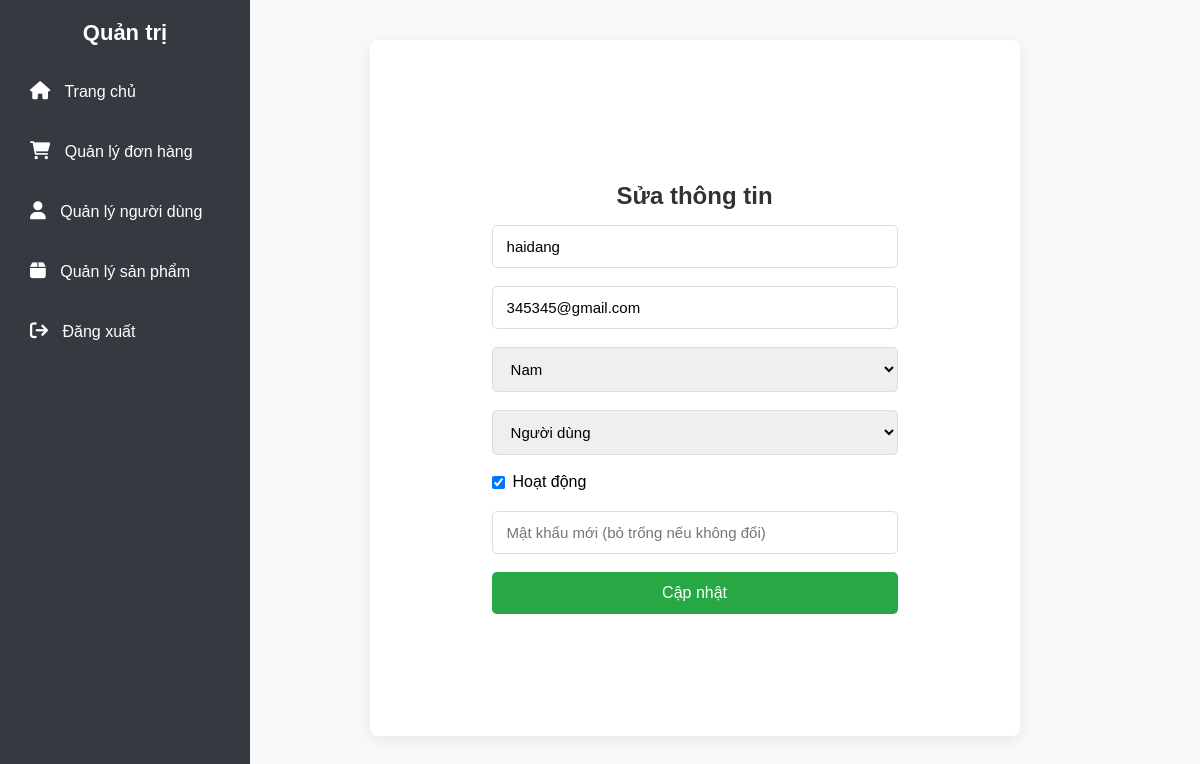
The page /view/admin/user_edit.php?id=6 (signed in) on the database its author committed.
### tables this page shows
CREATE TABLE `users` (
  `id` int NOT NULL,
  `tendangnhap` varchar(50) NOT NULL,
  `matkhau` varchar(255) NOT NULL,
  `hoten` varchar(100) NOT NULL,
  `email` varchar(100) NOT NULL,
  `ngaysinh` date DEFAULT NULL,
  `phai` tinyint(1) DEFAULT '0' COMMENT '0: Nữ, 1: Nam',
  `ngaydangky` datetime DEFAULT CURRENT_TIMESTAMP,
  `vaitro` tinyint(1) DEFAULT '0' COMMENT '0: Người dùng, 1: Admin',
  `active` tinyint(1) DEFAULT '1' COMMENT '1: Hoạt động, 0: Khóa',
  `randomkey` varchar(255) DEFAULT NULL
);

### view/admin/user_edit.php (the view, shortened to what this page needs)
<?php
$database = new Database();
$conn = $database->conn;
$id = intval($_GET['id'] ?? 0);
$stmt = $conn->prepare("SELECT * FROM users WHERE id=?");
$stmt->bind_param("i", $id);
$stmt->execute();
$user = $stmt->get_result()->fetch_assoc();
?>
<!DOCTYPE html>
<html lang="vi">
<head>
    <link rel="stylesheet" href="/streetsoul_store1/view/admin/admin.css">
    <link rel="stylesheet" href="https://cdnjs.cloudflare.com/ajax/libs/font-awesome/6.0.0/css/all.min.css">
</head>
<body>
<div class="sidebar">
    <h3>Quản trị</h3>
    <a href="/streetsoul_store1/index.php"><i class="fa fa-home"></i> Trang chủ</a>
    <a href="/streetsoul_store1/view/admin/orders.php"><i class="fa fa-shopping-cart"></i> Quản lý đơn hàng</a>
    <a href="/streetsoul_store1/view/admin/users.php"><i class="fa fa-user"></i> Quản lý người dùng</a>
    <a href="/streetsoul_store1/view/admin/products.php"><i class="fa fa-box"></i> Quản lý sản phẩm</a>
    <a href="/streetsoul_store1/view/client/logout.php"><i class="fa fa-sign-out"></i> Đăng xuất</a>
</div>
<h2>Sửa người dùng</h2>
<form method="post">
        <h2>Sửa thông tin</h2>
    <input name="hoten" value="<?= htmlspecialchars($user['hoten']) ?>" class="form-control mb-2">
    <input name="email" type="email" value="<?= htmlspecialchars($user['email']) ?>" class="form-control mb-2">
    <select name="phai" class="form-select mb-2">
        <option value="1" <?= $user['phai']==1 ? 'selected':'' ?>>Nam</option>
    </select>
    <select name="vaitro" class="form-select mb-2">
        <option value="0" <?= $user['vaitro']==0 ? 'selected':'' ?>>Người dùng</option>
    </select>
    <div class="form-check mb-2">
        <input class="form-check-input" type="checkbox" name="active" <?= $user['active'] ? 'checked':'' ?>> <label>Hoạt động</label>
    </div>
    <input type="password" name="matkhau" class="form-control mb-2" placeholder="Mật khẩu mới (bỏ trống nếu không đổi)">
    <button class="btn btn-success">Cập nhật</button>
</form>
</body>
</html>

### view/admin/admin.css (style rules this page uses)
* { box-sizing: border-box; margin: 0; padding: 0; font-family: 'Segoe UI', Tahoma, Geneva, Verdana, sans-serif; }
body { background-color: #f8f9fa; display: flex; }
.sidebar { width: 260px; height: 100vh; background: #343a40; color: white; padding: 20px; position: fixed; display: flex; flex-direction: column; transition: 0.3s; }
.sidebar h3 { font-size: 22px; margin-bottom: 15px; text-align: center; }
.sidebar a { display: flex; align-items: center; color: white; font-size: 16px; padding: 12px; text-decoration: none; border-radius: 6px; transition: background 0.3s ease, transform 0.2s; }
.sidebar a i { margin-right: 10px; font-size: 18px; }
.btn-success { font-size: 16px; padding: 8px 16px; border-radius: 5px; background-color: #28a745; color: white; border: none; transition: background 0.3s ease; }

### view/admin/user_edit.php (style rules this page uses)
* { margin: 0; padding: 0; box-sizing: border-box; font-family: Arial, sans-serif; }
body { display: flex; background: #f8f9fa; }
.sidebar { width: 250px; height: 100vh; background: #343a40; color: white; padding: 20px; position: fixed; }
.sidebar a { display: block; color: white; padding: 10px; text-decoration: none; margin: 10px 0; transition: 0.3s; }
form { width: 100%; max-width: 650px; margin: 40px auto; background: #fff; padding: 122px; border-radius: 8px; box-shadow: 0 4px 15px rgba(0, 0, 0, 0.08); }
h2 { text-align: center; margin-top: 20px; margin-bottom: 15px; color: #333; font-weight: 600; }
.form-control, .form-select { width: 100%; padding: 12px 14px; border: 1px solid #ddd; border-radius: 5px; margin-bottom: 18px; font-size: 15px; transition: border-color 0.3s ease; }
.form-check { display: flex; align-items: center; margin-bottom: 20px; }
.form-check-input { margin-right: 8px; }
.btn-success { background: #28a745; color: #fff; border: none; padding: 12px 18px; border-radius: 5px; cursor: pointer; width: 100%; font-size: 16px; font-weight: 500; transition: background 0.3s ease; }

### rows shown on the page
users: hoten "haidang", email "345345@gmail.com", phai "Nam", vaitro "Người dùng", active "☑"
